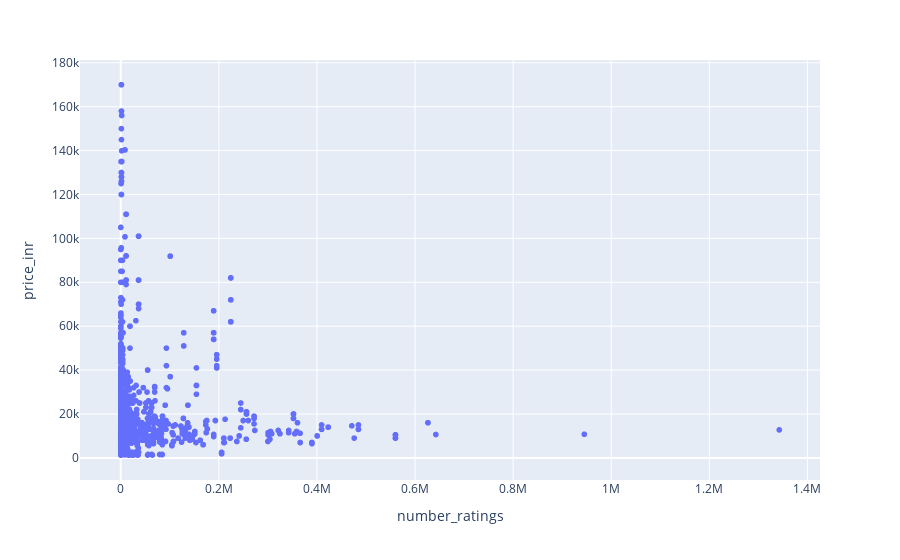

Notebook cell for this chart:
### Code cell
px.scatter(final_dataset,x="number_ratings",y="price_inr")

### Figure 1 — Plotly figure (JSON) as saved in the notebook; plotly's stock layout.template omitted (floating-point values rounded to 4 significant figures; data arrays with more than 128 entries replaced by an {"elided": "..."} marker saying what was removed)
{"data": [{"hovertemplate": "number_ratings=%{x}<br>price_inr=%{y}<extra></extra>", "legendgroup": "", "marker": {"color": "#636efa", "symbol": "circle"}, "mode": "markers", "name": "", "showlegend": false, "type": "scattergl", "x": {"elided": "1836 int values"}, "xaxis": "x", "y": {"elided": "1836 int values"}, "yaxis": "y"}], "layout": {"legend": {"tracegroupgap": 0}, "margin": {"t": 60}, "xaxis": {"anchor": "y", "domain": [0, 1], "title": {"text": "number_ratings"}}, "yaxis": {"anchor": "x", "domain": [0, 1], "title": {"text": "price_inr"}}}}
